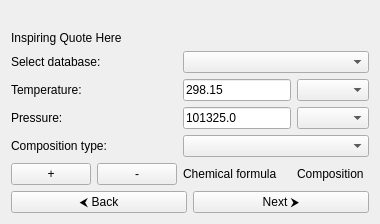
<?xml version="1.0" encoding="UTF-8"?>
<ui version="4.0">
    <class>EquilibriumInputPage</class>
        <widget class="QWidget" name="EquilibriumInputPage">
            <layout class="QVBoxLayout" name="beerLogoLayout">
                <item>
                    <widget class="QLabel" name="logoLabel">
                        <property name="pixmap">
                            <pixmap>:images/BigLogo.png</pixmap> <!-- Reference to logo -->
                        </property>
                    </widget>
                </item>
                <item>
                    <widget class="QLabel" name="beerQuoteLabel">
                        <property name="text">
                            <string>Inspiring Quote Here</string>
                        </property>
                    </widget>
                </item>
                <item>
                    <layout class="QGridLayout" name="gridLayout">
                        <!-- Row 0 -->
                        <item row="0" column="0">
                            <widget class="QLabel" name="databaseLabel">
                                <property name="text">
                                    <string>Select database:</string>
                                </property>
                            </widget>
                        </item>
                        <item row="0" column="1" colspan="2">
                            <widget class="QComboBox" name="databaseComboBox"/>
                        </item>

                        <!-- Row 1 -->
                        <item row="1" column="0">
                            <widget class="QLabel" name="temperatureLabel">
                                <property name="text">
                                    <string>Temperature:</string>
                                </property>
                            </widget>
                        </item>
                        <item row="1" column="1">
                            <widget class="QLineEdit" name="temperatureEditLine">
                                <property name="text">
                                    <string>298.15</string>
                                </property>
                            </widget>
                        </item>
                        <item row="1" column="2">
                            <widget class="QComboBox" name="temperatureComboBox">
                            </widget>
                        </item>

                        <!-- Row 2 -->
                        <item row="2" column="0">
                            <widget class="QLabel" name="pressureLabel">
                                <property name="text">
                                    <string>Pressure:</string>
                                </property>
                            </widget>
                        </item>
                        <item row="2" column="1">
                            <widget class="QLineEdit" name="pressureEditLine">
                                <property name="text">
                                    <string>101325.0</string>
                                </property>
                            </widget>
                        </item>
                        <item row="2" column="2">
                            <widget class="QComboBox" name="pressureComboBox">
                            </widget>
                        </item>


                        <!-- Row 3 -->
                        <item row="3" column="0">
                            <widget class="QLabel" name="compositionLabel">
                                <property name="text">
                                    <string>Composition type:</string>
                                </property>
                            </widget>
                        </item>
                        <item row="3" column="1" colspan="2">
                            <widget class="QComboBox" name="compositionComboBox" />
                        </item>

                        <!-- Row 4 -->
                        <item row="4" column="0">
                            <layout class="QHBoxLayout" name="horizontalSpecieLayout">
                                <item>
                                    <widget class="QPushButton" name="addSpecieButton">
                                        <property name="text">
                                            <string>&#x2B;</string>
                                        </property>
                                        <property name="toolTip">
                                            <string>Add specie for input</string>
                                        </property>
                                    </widget>
                                </item>
                                <item>
                                    <widget class="QPushButton" name="removeSpecieButton">
                                        <property name="text">
                                            <string>&#x2D;</string>
                                        </property>
                                        <property name="toolTip">
                                            <string>Remove specie for input</string>
                                        </property>
                                    </widget>
                                </item>
                            </layout>
                        </item>
                        <item row="4" column="1">
                            <widget class="QLabel" name="formulaLabel">
                                <property name="text">
                                    <string>Chemical formula</string>
                                </property>
                            </widget>
                        </item>
                        <item row="4" column="2">
                            <widget class="QLabel" name="compositionLabel">
                                <property name="text">
                                    <string>Composition</string>
                                </property>
                            </widget>
                        </item>

                        <item row="5" column="0" colspan="3">
                            <layout class="QGridLayout" name="speciesLayout" />
                        </item>

                        <!-- Row 6 -->
                        <item row="6" column="0" colspan="3">
                            <layout class="QHBoxLayout" name="buttonLayout">   
                                <item>
                                    <widget class="QPushButton" name="backButton">
                                        <property name="text">
                                            <string>&#x2B9C; Back</string>
                                        </property>
                                        <property name="toolTip">
                                            <string>Go to back to the main page</string>
                                        </property>
                                    </widget>
                                </item>
                                <item>
                                    <widget class="QPushButton" name="nextButton">
                                        <property name="text">
                                            <string>Next &#x2b9e;</string>
                                        </property>
                                        <property name="toolTip">
                                            <string>Go to results page</string>
                                        </property>
                                    </widget>
                                </item>
                            </layout>
                        </item>
                    </layout>
                </item>
            </layout>
        </widget>
</ui>
